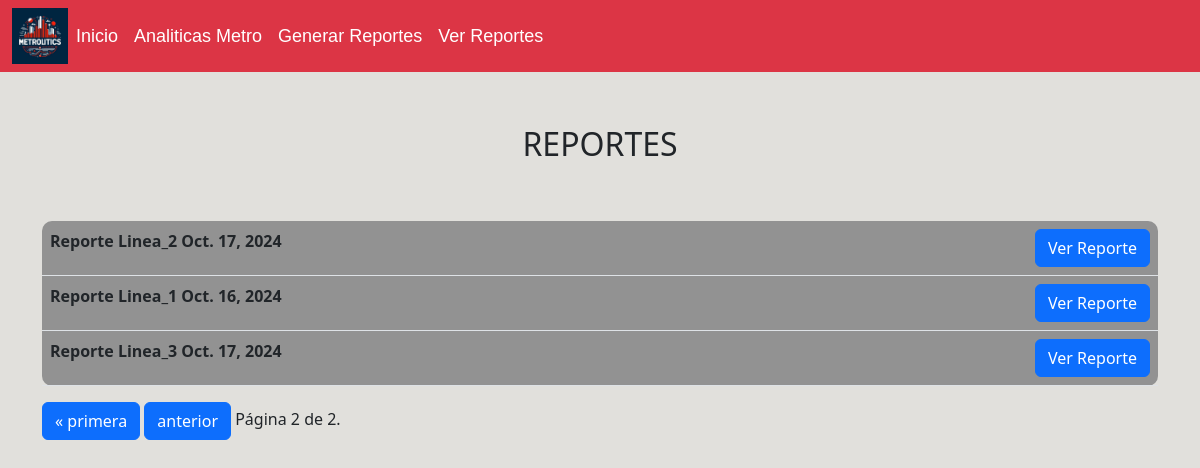
Before: /ver_reportes?page=2 with the older database file.
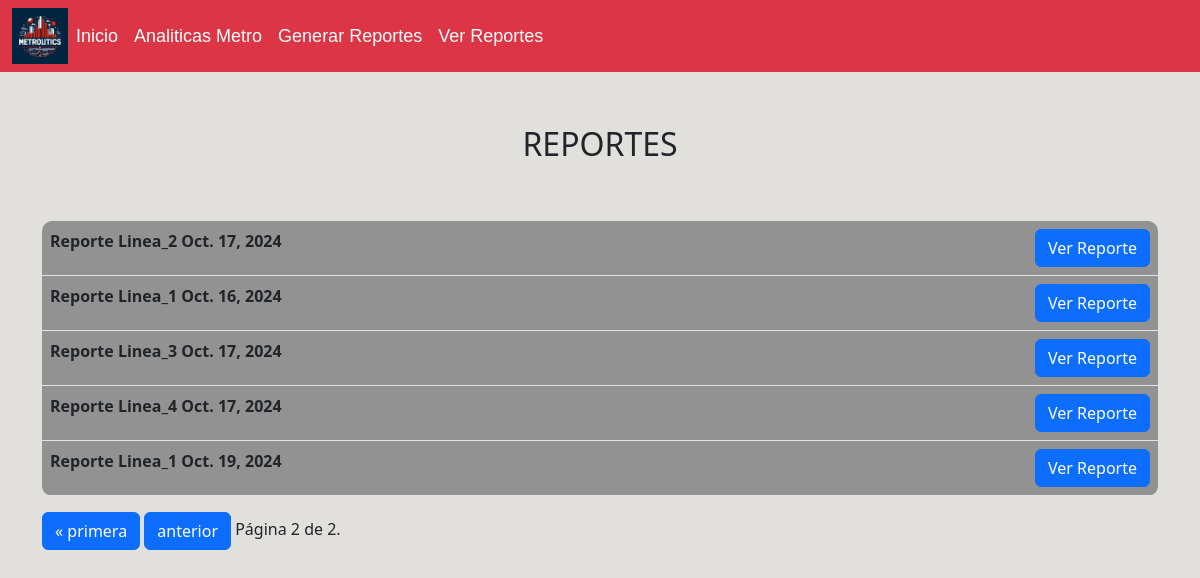
After: the same page with the newer database file.
### Metro/models.py (models this page shows, shortened)
class Reporte(models.Model):
    id_reporte = models.AutoField(primary_key=True)
    f_id_metro = models.ForeignKey(Mantenedor_metro,on_delete=models.CASCADE,db_column='id_metro')
    f_id_bus = models.ForeignKey(Mantenedor_bus,on_delete=models.CASCADE,db_column='id_bus',null=True)
    fecha = models.DateField()

class Mantenedor_metro(models.Model):
    id_metro = models.AutoField(primary_key=True)
    linea_metro = models.CharField(max_length=50)
    fecha = models.DateField()
    aglomeracion = models.IntegerField()

### Metro/views.py (the view)
# urls.py: path('ver_reportes',views.ver_reportes, name='ver_reportes'),
def ver_reportes(request):
    reportes_list = Reporte.objects.all()
    paginator = Paginator(reportes_list, 5)  # Mostramos 10 reportes por página
    page_number = request.GET.get('page')
    reportes = paginator.get_page(page_number)
    context = {'reportes': reportes}
    return render(request, 'Metro/ver_reportes.html', context)

### Metro/templates/Metro/ver_reportes.html (shortened to what this page needs)
{% extends "Metro/base.html" %}
{% block content %}
<span class="Titulo-Form">REPORTES</span>
<div class="container">
    <table class="table table-hover">
        <tbody>
          {% for reporte in reportes %}
          <tr>
            <th scope="row">Reporte {{reporte.f_id_metro.linea_metro}} {{reporte.f_id_metro.fecha}} </th>
            <td><a href="{% url 'mostrar_reporte' reporte.id_reporte %}">
              <button type="button" class="btn btn-primary" style="float:right;">Ver Reporte</button>
          </a></td>
          </tr>
          {% empty %}
          <tr>
            <td colspan="2">No hay reportes disponibles.</td>
          </tr>
          {% endfor %}
        </tbody>
    </table>
    <div class="pagination">
        <span class="step-links">
            {% if reportes.has_previous %}
                <a href="?page=1"><button type="button" class="btn btn-primary">&laquo; primera</button></a>
                <a href="?page={{ reportes.previous_page_number }}"><button type="button" class="btn btn-primary">anterior</button></a>
            {% endif %}
            <span class="current">
                Página {{ reportes.number }} de {{ reportes.paginator.num_pages }}.
            </span>
        </span>
    </div>
</div>
{% endblock %}

Changed rows visible on the page:
added Reporte: f_id_metro.linea_metro "Linea_4", f_id_metro.fecha "Oct. 17, 2024"
added Reporte: f_id_metro.linea_metro "Linea_1", f_id_metro.fecha "Oct. 19, 2024"
